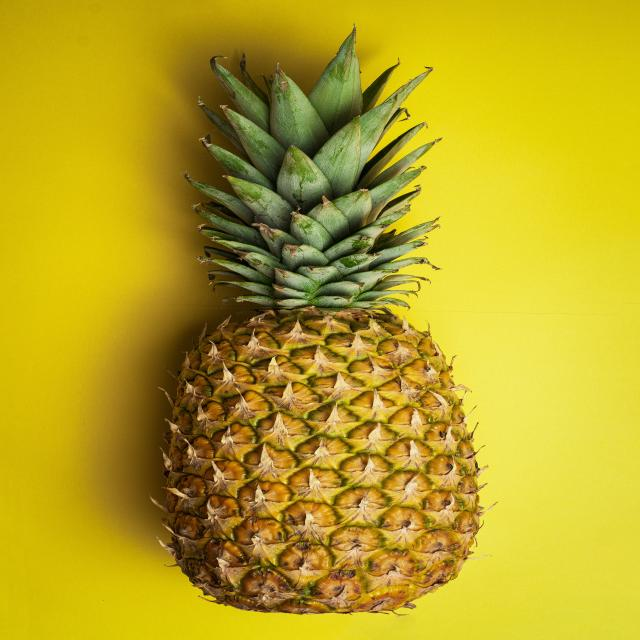
#> input picture fruits_project/dataset/test/images/Image_14_jpg.rf.ecc1548e5fcf36a2f6a4dac782c610cb.jpg, 640 x 640 px, given in place of the camera
$ python main.py
#> lines starting #> are read from the running program, lines starting #| are printed output that depends on the picture
### camera-control/camera_controller.py
import os
import cv2
import time
import logging
import numpy as np
from datetime import datetime
from config import CONFIG

logging.basicConfig(level=logging.INFO, format='[%(asctime)s] %(levelname)s: %(message)s')

class CameraController:
    """Handles OpenCV camera initialization, configuration, and capture logic."""

    # Predefined resolutions to cycle through
    RESOLUTIONS = [
        (640, 480),
        (1280, 720),
        (1920, 1080)
    ]

    def __init__(self):
        self.cap = None
        self.photo_count = 0

        self.hw_exposure_supported = False
        self.hw_gain_supported = False

        self.current_exposure = CONFIG.EXPOSURE
        self.current_gain = CONFIG.GAIN

        self.is_portrait = False

        # Determine initial resolution index based on config
        self.res_index = 0
        for i, res in enumerate(self.RESOLUTIONS):
            if res[0] == CONFIG.WIDTH and res[1] == CONFIG.HEIGHT:
                self.res_index = i
                break

        # Ensure output directory exists
        CONFIG.OUTPUT_DIR.mkdir(parents=True, exist_ok=True)

        if os.name == 'nt':
            self.backend = cv2.CAP_DSHOW
            logging.info("Windows detected. Using cv2.CAP_DSHOW backend.")
        else:
            self.backend = cv2.CAP_V4L2
            logging.info("Linux/Unix detected. Using cv2.CAP_V4L2 backend.")

    def initialize(self) -> bool:
        """Initialize the camera and apply configurations."""
        self.cap = cv2.VideoCapture(CONFIG.CAMERA_INDEX, self.backend)

        if not self.cap.isOpened():
            logging.error(f"Failed to open camera index {CONFIG.CAMERA_INDEX}.")
            return False

        self.set_resolution(self.RESOLUTIONS[self.res_index][0], self.RESOLUTIONS[self.res_index][1])
        self.update_params(self.current_exposure, self.current_gain)
        logging.info("Camera initialized successfully.")
        return True

    def set_resolution(self, width, height):
        """Sets the camera resolution."""
        if self.cap:
            self.cap.set(cv2.CAP_PROP_FRAME_WIDTH, width)
            self.cap.set(cv2.CAP_PROP_FRAME_HEIGHT, height)
            logging.info(f"Resolution set to {width}x{height}")

    # [14 lines left out: functions toggle_orientation, cycle_resolution, not called in this run]

    def update_params(self, exposure=None, gain=None):
        """Update and clamp parameters, re-verifying hardware support."""
        if exposure is not None:
            # Clamp exposure between -10.0 and 0.0
            self.current_exposure = max(-10.0, min(0.0, float(exposure)))

            auto_exp_val = 1 if self.backend == cv2.CAP_V4L2 else 0
            self.cap.set(cv2.CAP_PROP_AUTO_EXPOSURE, auto_exp_val)
            time.sleep(0.05)

            before = self.cap.get(cv2.CAP_PROP_EXPOSURE)
            self.cap.set(cv2.CAP_PROP_EXPOSURE, self.current_exposure)
            time.sleep(0.05)
            after = self.cap.get(cv2.CAP_PROP_EXPOSURE)

            if after == self.current_exposure or after != before:
                self.hw_exposure_supported = True
                logging.info(f"[HARDWARE OK] Exposure set to {after}")
            else:
                self.hw_exposure_supported = False
                logging.warning(f"[HARDWARE UNSUPPORTED] Exposure fallback to software simulation.")

        if gain is not None:
            # Clamp gain between 0.0 and 400.0
            self.current_gain = max(0.0, min(400.0, float(gain)))

            before = self.cap.get(cv2.CAP_PROP_GAIN)
            self.cap.set(cv2.CAP_PROP_GAIN, self.current_gain)
            time.sleep(0.05)
            after = self.cap.get(cv2.CAP_PROP_GAIN)

            if after == self.current_gain or after != before:
                self.hw_gain_supported = True
                logging.info(f"[HARDWARE OK] Gain set to {after}")
            else:
                self.hw_gain_supported = False
                logging.warning(f"[HARDWARE UNSUPPORTED] Gain fallback to software simulation.")

    def _simulate_effects(self, frame):
        """Simulates shutter speed (brightness) and ISO (grain + contrast) safely."""
        if frame is None:
            return None

        if self.hw_exposure_supported and self.hw_gain_supported:
            return frame # No simulation needed

        alpha = 1.0
        beta = 0.0

        # Simulate Exposure
        if not self.hw_exposure_supported:
            shift = (self.current_exposure + 6.0) * 20.0
            beta += shift

        # Simulate Gain/ISO
        noise_std = 0.0
        if not self.hw_gain_supported:
            alpha *= max(0.1, self.current_gain / 100.0)
            if self.current_gain > 100.0:
                noise_std = (self.current_gain - 100.0) / 10.0

        # Apply Brightness and Contrast
        if alpha != 1.0 or beta != 0.0:
            frame = cv2.convertScaleAbs(frame, alpha=alpha, beta=beta)

        # Apply synthetic noise if ISO is high
        if noise_std > 0:
            noise = np.random.normal(0, noise_std, frame.shape)
            noisy_frame = frame.astype(np.int16) + noise
            frame = np.clip(noisy_frame, 0, 255).astype(np.uint8)

        return frame

    def read_frame(self):
        """Read a single frame from the camera and apply effects."""
        if not self.cap or not self.cap.isOpened():
            return False, None

        ret, frame = self.cap.read()
        if ret and frame is not None:
            # Handle orientation via Center Crop (Portrait)
            if self.is_portrait:
                H, W = frame.shape[:2]
                target_W = int(H * (H / W)) if W > 0 else H
                start_x = (W - target_W) // 2
                frame = frame[:, start_x:start_x + target_W]

            # Apply hardware fallback effects so capture matches preview
            frame = self._simulate_effects(frame)

            # Safety check for nearly black frames
            mean_val = frame.mean()
            if mean_val < 10.0:
                logging.warning("[WARNING] Frame appears nearly black, check exposure/ISO config")
                # Auto-recovery: bump gain slightly so it's not totally stuck
                # But don't bump above 400
                if self.current_gain < 400.0:
                    self.update_params(gain=self.current_gain + 20.0)
                elif self.current_exposure < -1.0:
                    self.update_params(exposure=self.current_exposure + 1.0)

        return ret, frame

    # [18 lines left out: function capture_image, not called in this run]

    def get_actual_resolution(self):
        """Return the actual resolution being captured."""
        if not self.cap:
            return 0, 0
        w = int(self.cap.get(cv2.CAP_PROP_FRAME_WIDTH))
        h = int(self.cap.get(cv2.CAP_PROP_FRAME_HEIGHT))
        if self.is_portrait:
            target_w = int(h * (h / w)) if w > 0 else h
            return target_w, h
        return w, h

    def release(self):
        """Release camera resources."""
        if self.cap:
            self.cap.release()
            logging.info("Camera released.")

### camera-control/main.py
import cv2
import time
import threading
from pynput import keyboard
from config import CONFIG
from camera_controller import CameraController

# Global flags
is_bursting = False
burst_lock = threading.Lock()

def on_press(key):
    global is_bursting
    try:
        if hasattr(key, 'char') and key.char:
            if key.char.lower() == 'b':
                with burst_lock:
                    is_bursting = True
    except AttributeError:
        pass

def on_release(key):
    global is_bursting
    try:
        if hasattr(key, 'char') and key.char:
            if key.char.lower() == 'b':
                with burst_lock:
                    is_bursting = False
    except AttributeError:
        pass

def draw_overlay(frame, cam_controller, bursting, faces_count, fd_enabled):
    """Draws status text on the frame."""
    if frame is None:
        return frame

    w, h = cam_controller.get_actual_resolution()
    status_text = "BURST MODE" if bursting else "READY"
    color = (0, 0, 255) if bursting else (0, 255, 0) # BGR

    # Check Hardware vs SW simulation strings
    exp_mode = "[HW]" if cam_controller.hw_exposure_supported else "[SW SIM]"
    gain_mode = "[HW]" if cam_controller.hw_gain_supported else "[SW SIM]"

    fd_status = "ON" if fd_enabled else "OFF"

    # Texts
    texts = [
        f"Res: {w}x{h} | Status: {status_text}",
        f"Exp: {cam_controller.current_exposure:.1f} {exp_mode} | ISO: {cam_controller.current_gain:.1f} {gain_mode}",
        f"Face Detection: {fd_status} (Faces: {faces_count})",
        f"Photos Taken: {cam_controller.photo_count}",
        "[SPACE]: Cap  [B]: Burst  [F]: FaceDet  [S]: Scale  [O]: Orient  [+|-]: Exp  [ [|] ]: ISO  [R]: Reset  [Q]: Quit"
    ]

    y0, dy = 30, 30
    for i, line in enumerate(texts):
        y = y0 + i * dy
        # Draw background text for readability
        cv2.putText(frame, line, (10, y), cv2.FONT_HERSHEY_SIMPLEX, 0.5, (0, 0, 0), 4)
        # Draw actual text
        cv2.putText(frame, line, (10, y), cv2.FONT_HERSHEY_SIMPLEX, 0.5, color if i == 0 else (0, 255, 0), 2)

    return frame

def main():
    global is_bursting

    cam = CameraController()
    if not cam.initialize():
        return

    # Start keyboard listener for burst mode
    listener = keyboard.Listener(on_press=on_press, on_release=on_release)
    listener.start()

    # Initialize Face Cascade
    face_cascade = cv2.CascadeClassifier(cv2.data.haarcascades + 'haarcascade_frontalface_default.xml')
    face_detection_enabled = CONFIG.FACE_DETECTION_ENABLED

    print("=== Camera Control Started ===")
    print("Press SPACE to take a single photo.")
    print("Hold 'B' to take burst photos.")
    print("Press 'F' to toggle Face Detection.")
    print("Press 'S' to cycle Resolutions.")
    print("Press 'O' to toggle Orientation (Landscape/Portrait).")
    print("Press '+' / '-' to adjust Exposure.")
    print("Press '[' / ']' to adjust ISO/Gain.")
    print("Press 'R' to reset Exposure & ISO to defaults.")
    print("Press 'Q' or 'ESC' in the window to exit.")

    last_burst_time = 0

    try:
        while True:
            ret, frame = cam.read_frame()
#> in read_frame, frame is the input picture: shape (640, 640, 3); mean B, G, R 32.1, 164.4, 185.6
#> in _simulate_effects, `frame = cv2.convertScaleAbs(frame, alpha=alpha, beta=beta)`:
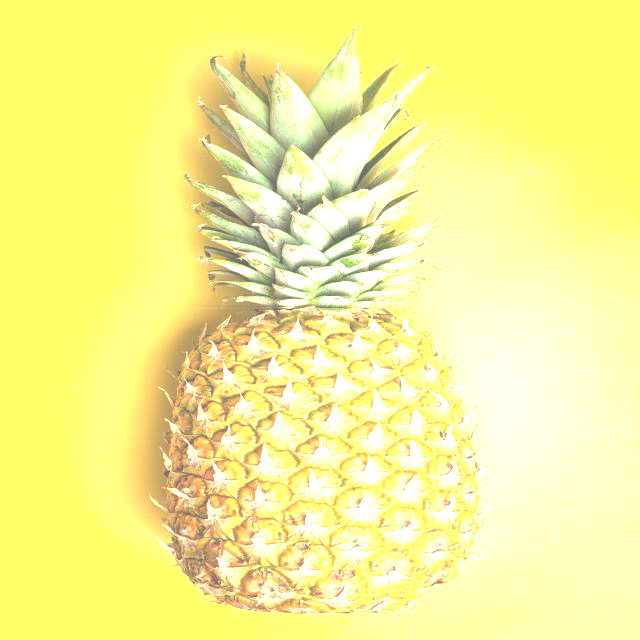
#> frame: shape (640, 640, 3); mean of channels 0, 1, 2 147, 244.9, 248.8; drawn as B, G, R
#> in _simulate_effects, `noisy_frame = frame.astype(np.int16) + noise`:
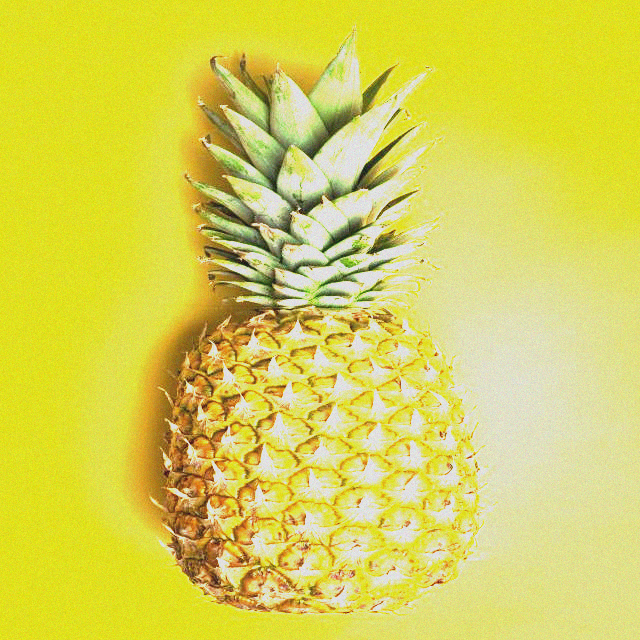
#> noisy_frame: shape (640, 640, 3) float64; mean of channels 0, 1, 2 147, 244.9, 248.8; drawn with min black and max white
#> in read_frame, `mean_val = frame.mean()`: mean_val = 212.1
#> ret = True
            if not ret or frame is None:
                print("Failed to grab frame. Exiting...")
                break

            with burst_lock:
                current_bursting = is_bursting

            # Handle Burst Capture
            if current_bursting:
                current_time = time.time() * 1000 # ms
                if current_time - last_burst_time >= CONFIG.BURST_INTERVAL_MS:
                    cam.capture_image(frame)
                    last_burst_time = current_time

            # Copy frame for display (keep original clean for capture)
            display_frame = frame.copy()
            faces_count = 0

            # Face Detection
            if face_detection_enabled:
                target_w = 320
                scale_ratio = display_frame.shape[1] / target_w
                target_h = int(display_frame.shape[0] / scale_ratio)

                small_frame = cv2.resize(display_frame, (target_w, target_h))
                gray = cv2.cvtColor(small_frame, cv2.COLOR_BGR2GRAY)

                faces = face_cascade.detectMultiScale(gray, scaleFactor=1.1, minNeighbors=5, minSize=(20, 20))
                faces_count = len(faces)

                # Draw boxes scaled back to original resolution
                for (x, y, w, h) in faces:
                    x_orig = int(x * scale_ratio)
                    y_orig = int(y * scale_ratio)
                    w_orig = int(w * scale_ratio)
                    h_orig = int(h * scale_ratio)

                    cv2.rectangle(display_frame, (x_orig, y_orig), (x_orig + w_orig, y_orig + h_orig), (0, 255, 0), 2)
                    cv2.putText(display_frame, 'Face', (x_orig, y_orig - 10), cv2.FONT_HERSHEY_SIMPLEX, 0.8, (0, 255, 0), 2)

            # Draw overlay
            display_frame = draw_overlay(display_frame, cam, current_bursting, faces_count, face_detection_enabled)
#> after the loop in draw_overlay, `for i, line in enumerate(texts):`:
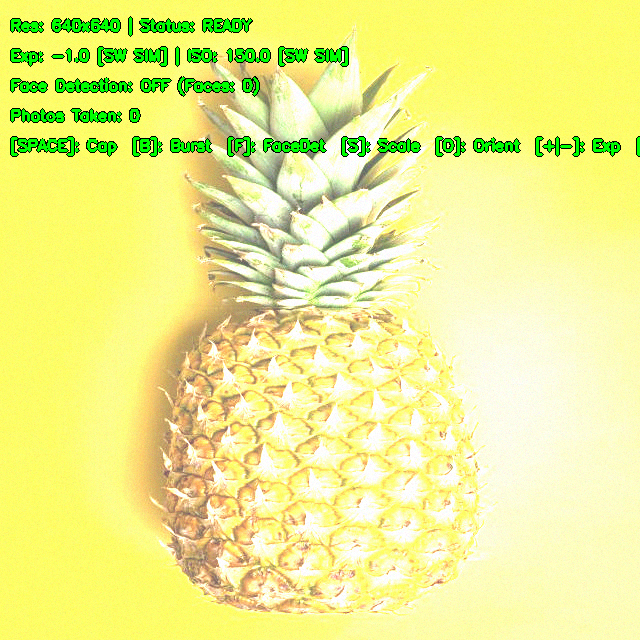
#> frame: shape (640, 640, 3); mean of channels 0, 1, 2 141.8, 239.7, 237.2; drawn as B, G, R

            # Show preview
            cv2.imshow('Camera Live Preview', display_frame)

            # Key polling for OpenCV window
            key = cv2.waitKey(1) & 0xFF
#> (key q is pressed here)

            if key == 27 or key == ord('q'): # ESC or Q
                print("Exiting...")
                break
            elif key == ord('f'): # Toggle face detection
                face_detection_enabled = not face_detection_enabled
                print(f"Face Detection {'ON' if face_detection_enabled else 'OFF'}")
            elif key == ord('s'): # Cycle Resolution
                cam.cycle_resolution()
            elif key == ord('o'): # Toggle Orientation
                cam.toggle_orientation()
            elif key == 32: # SPACE
                cam.capture_image(frame)
            elif key == ord('=') or key == ord('+'): # Increase Exposure
                cam.update_params(exposure=cam.current_exposure + 0.5)
            elif key == ord('-'): # Decrease Exposure
                cam.update_params(exposure=cam.current_exposure - 0.5)
            elif key == ord(']'): # Increase ISO
                cam.update_params(gain=cam.current_gain + 20.0)
            elif key == ord('['): # Decrease ISO
                cam.update_params(gain=cam.current_gain - 20.0)
            elif key == ord('r'): # Reset defaults
                cam.update_params(exposure=CONFIG.EXPOSURE, gain=CONFIG.GAIN)

    finally:
        listener.stop()
#> (this line was passed over: pynput is not available in this run)
        cam.release()
        cv2.destroyAllWindows()

if __name__ == "__main__":
    main()

$ run again, on fruits_project/dataset/test/images/Image_15_jpg.rf.877b7bbbb7e890a0cff46dab41257813.jpg
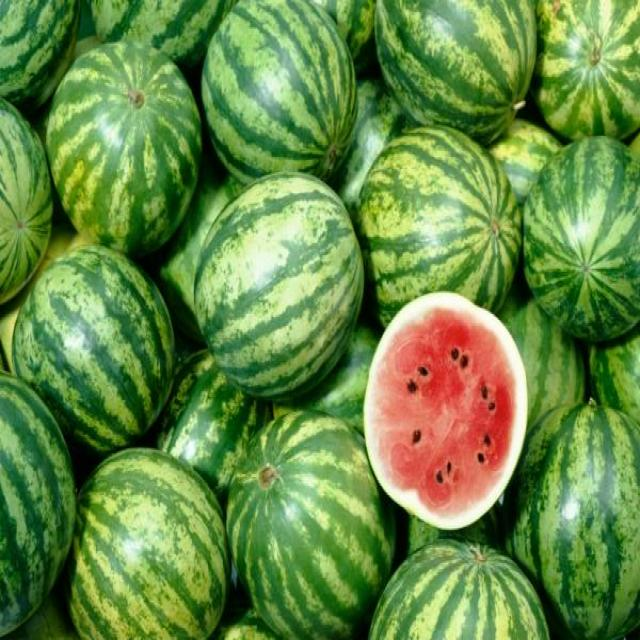
#> input picture fruits_project/dataset/test/images/Image_15_jpg.rf.877b7bbbb7e890a0cff46dab41257813.jpg, 640 x 640 px, given in place of the camera
#> in read_frame, frame is the input picture: shape (640, 640, 3); mean B, G, R 70.5, 138.8, 102.5
#> in _simulate_effects, `noisy_frame = frame.astype(np.int16) + noise`:
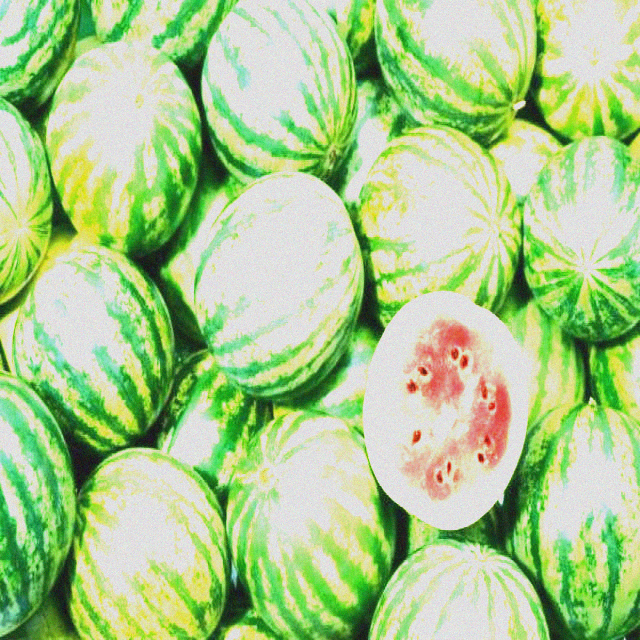
#> noisy_frame: shape (640, 640, 3) float64; mean of channels 0, 1, 2 190.8, 238.2, 212.6; drawn with min black and max white
#> mean_val = 212.5
#> ret = True
#> after the loop in draw_overlay, `for i, line in enumerate(texts):`:
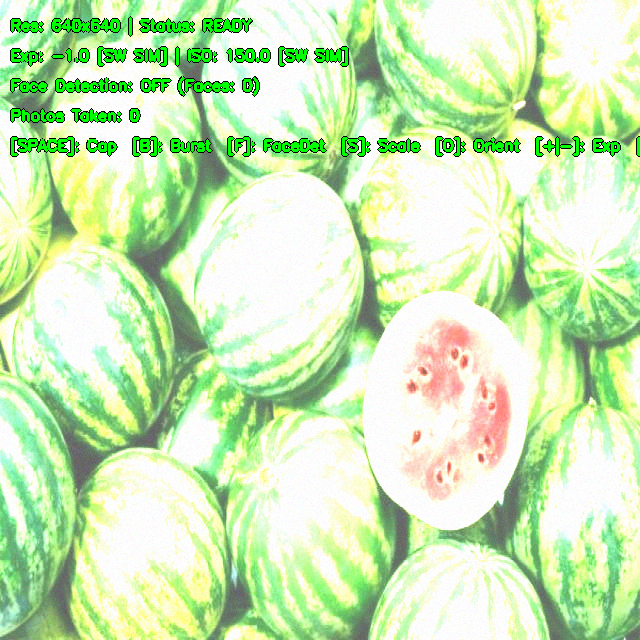
#> frame: shape (640, 640, 3); mean of channels 0, 1, 2 182.1, 233.3, 203; drawn as B, G, R

$ run again, on fruits_project/dataset/test/images/Image_17_jpg.rf.ebdc73183305982b5212f72f55523da8.jpg
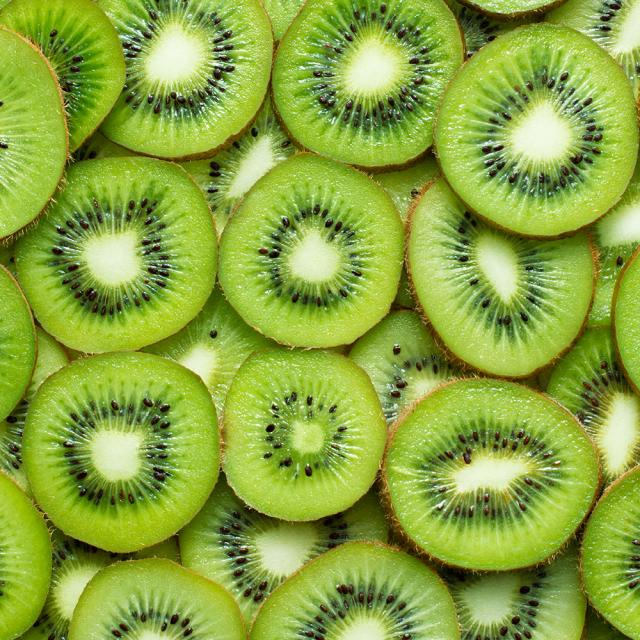
#> input picture fruits_project/dataset/test/images/Image_17_jpg.rf.ebdc73183305982b5212f72f55523da8.jpg, 640 x 640 px, given in place of the camera
#> in read_frame, frame is the input picture: shape (640, 640, 3); mean B, G, R 62.9, 165.7, 138.1
#> in _simulate_effects, `noisy_frame = frame.astype(np.int16) + noise`:
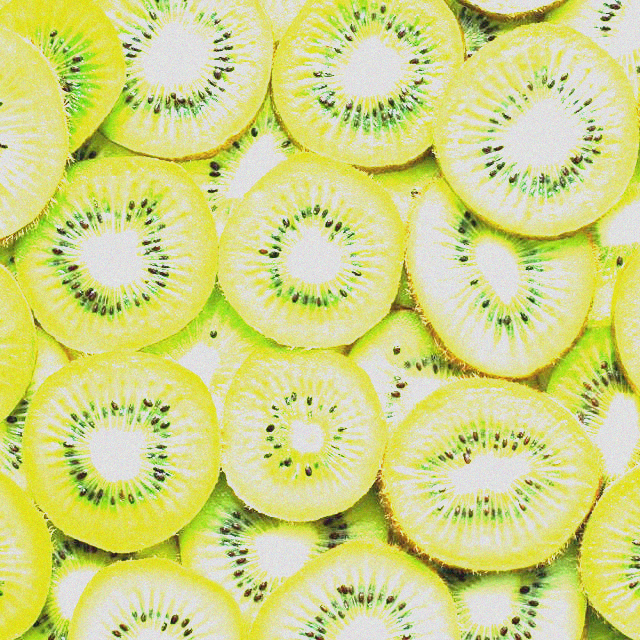
#> noisy_frame: shape (640, 640, 3) float64; mean of channels 0, 1, 2 184.1, 247.6, 244; drawn with min black and max white
#> mean_val = 223.7
#> ret = True
#> after the loop in draw_overlay, `for i, line in enumerate(texts):`:
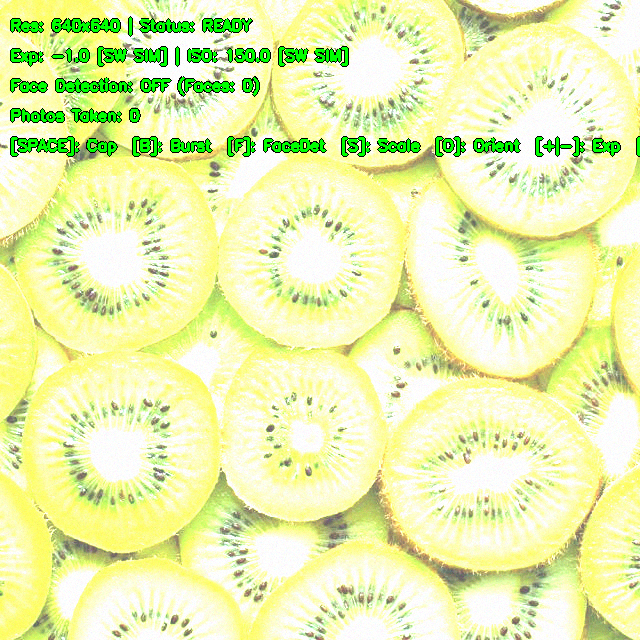
#> frame: shape (640, 640, 3); mean of channels 0, 1, 2 176.2, 242.3, 232.7; drawn as B, G, R
